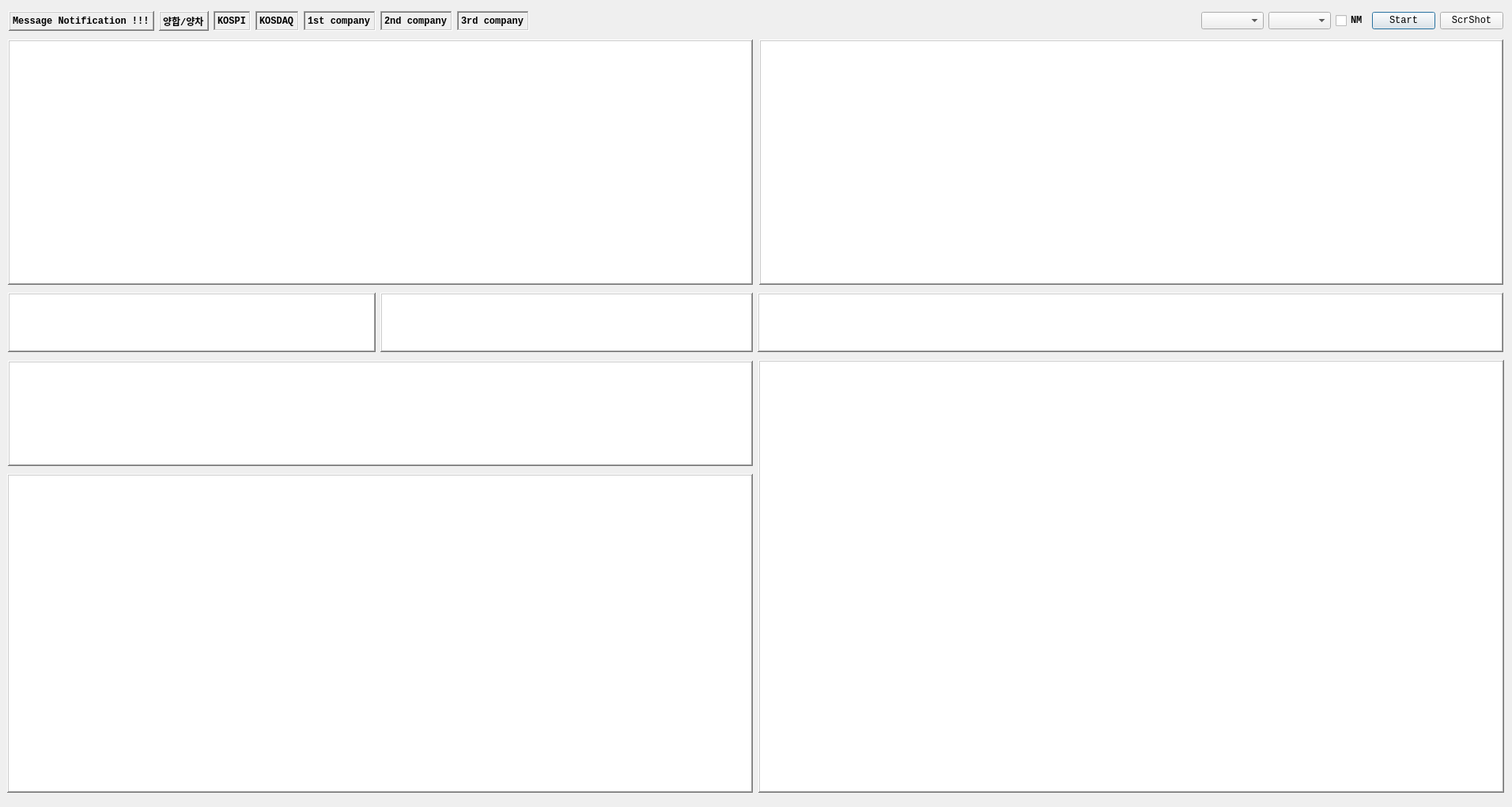
<?xml version="1.0" encoding="UTF-8"?>
<ui version="4.0">
 <class>Dialog</class>
 <widget class="QDialog" name="Dialog">
  <property name="geometry">
   <rect>
    <x>0</x>
    <y>0</y>
    <width>1912</width>
    <height>1020</height>
   </rect>
  </property>
  <property name="font">
   <font>
    <family>Consolas</family>
    <pointsize>9</pointsize>
    <weight>75</weight>
    <bold>true</bold>
   </font>
  </property>
  <property name="windowTitle">
   <string>당월물 선물옵션 전광판</string>
  </property>
  <widget class="QWidget" name="layoutWidget">
   <property name="geometry">
    <rect>
     <x>11</x>
     <y>14</y>
     <width>1890</width>
     <height>25</height>
    </rect>
   </property>
   <layout class="QHBoxLayout" name="horizontalLayout">
    <item>
     <widget class="QLabel" name="label_msg">
      <property name="font">
       <font>
        <weight>75</weight>
        <italic>false</italic>
        <bold>true</bold>
       </font>
      </property>
      <property name="frameShape">
       <enum>QFrame::WinPanel</enum>
      </property>
      <property name="frameShadow">
       <enum>QFrame::Raised</enum>
      </property>
      <property name="text">
       <string>Message Notification !!!</string>
      </property>
     </widget>
    </item>
    <item>
     <widget class="QLabel" name="label_atm">
      <property name="frameShape">
       <enum>QFrame::WinPanel</enum>
      </property>
      <property name="frameShadow">
       <enum>QFrame::Raised</enum>
      </property>
      <property name="text">
       <string>양합/양차</string>
      </property>
     </widget>
    </item>
    <item>
     <widget class="QLabel" name="label_kospi">
      <property name="font">
       <font>
        <family>Consolas</family>
        <weight>75</weight>
        <italic>false</italic>
        <bold>true</bold>
       </font>
      </property>
      <property name="frameShape">
       <enum>QFrame::WinPanel</enum>
      </property>
      <property name="frameShadow">
       <enum>QFrame::Sunken</enum>
      </property>
      <property name="text">
       <string>KOSPI</string>
      </property>
     </widget>
    </item>
    <item>
     <widget class="QLabel" name="label_kosdaq">
      <property name="font">
       <font>
        <family>Consolas</family>
        <weight>75</weight>
        <italic>false</italic>
        <bold>true</bold>
       </font>
      </property>
      <property name="frameShape">
       <enum>QFrame::WinPanel</enum>
      </property>
      <property name="frameShadow">
       <enum>QFrame::Sunken</enum>
      </property>
      <property name="text">
       <string>KOSDAQ</string>
      </property>
     </widget>
    </item>
    <item>
     <widget class="QLabel" name="label_1st_co">
      <property name="font">
       <font>
        <family>Consolas</family>
        <weight>75</weight>
        <italic>false</italic>
        <bold>true</bold>
       </font>
      </property>
      <property name="frameShape">
       <enum>QFrame::WinPanel</enum>
      </property>
      <property name="frameShadow">
       <enum>QFrame::Sunken</enum>
      </property>
      <property name="text">
       <string>1st company</string>
      </property>
      <property name="margin">
       <number>0</number>
      </property>
     </widget>
    </item>
    <item>
     <widget class="QLabel" name="label_2nd_co">
      <property name="font">
       <font>
        <family>Consolas</family>
        <weight>75</weight>
        <italic>false</italic>
        <bold>true</bold>
       </font>
      </property>
      <property name="frameShape">
       <enum>QFrame::WinPanel</enum>
      </property>
      <property name="frameShadow">
       <enum>QFrame::Sunken</enum>
      </property>
      <property name="text">
       <string>2nd company</string>
      </property>
     </widget>
    </item>
    <item>
     <widget class="QLabel" name="label_3rd_co">
      <property name="font">
       <font>
        <family>Consolas</family>
        <weight>75</weight>
        <italic>false</italic>
        <bold>true</bold>
       </font>
      </property>
      <property name="frameShape">
       <enum>QFrame::WinPanel</enum>
      </property>
      <property name="frameShadow">
       <enum>QFrame::Sunken</enum>
      </property>
      <property name="text">
       <string>3rd company</string>
      </property>
     </widget>
    </item>
    <item>
     <spacer name="horizontalSpacer">
      <property name="orientation">
       <enum>Qt::Horizontal</enum>
      </property>
      <property name="sizeHint" stdset="0">
       <size>
        <width>40</width>
        <height>20</height>
       </size>
      </property>
     </spacer>
    </item>
    <item>
     <widget class="QComboBox" name="comboBox1">
      <property name="focusPolicy">
       <enum>Qt::NoFocus</enum>
      </property>
     </widget>
    </item>
    <item>
     <widget class="QComboBox" name="comboBox2">
      <property name="focusPolicy">
       <enum>Qt::NoFocus</enum>
      </property>
     </widget>
    </item>
    <item>
     <widget class="QCheckBox" name="checkBox_next_month">
      <property name="font">
       <font>
        <family>Consolas</family>
        <weight>75</weight>
        <bold>true</bold>
       </font>
      </property>
      <property name="focusPolicy">
       <enum>Qt::NoFocus</enum>
      </property>
      <property name="text">
       <string>NM</string>
      </property>
     </widget>
    </item>
    <item>
     <widget class="QPushButton" name="pushButton_add">
      <property name="maximumSize">
       <size>
        <width>100</width>
        <height>16777215</height>
       </size>
      </property>
      <property name="font">
       <font>
        <family>Consolas</family>
        <weight>50</weight>
        <bold>false</bold>
       </font>
      </property>
      <property name="text">
       <string>Start</string>
      </property>
     </widget>
    </item>
    <item>
     <widget class="QPushButton" name="pushButton_remove">
      <property name="maximumSize">
       <size>
        <width>100</width>
        <height>16777215</height>
       </size>
      </property>
      <property name="font">
       <font>
        <family>Consolas</family>
        <weight>50</weight>
        <bold>false</bold>
       </font>
      </property>
      <property name="focusPolicy">
       <enum>Qt::NoFocus</enum>
      </property>
      <property name="text">
       <string> ScrShot </string>
      </property>
     </widget>
    </item>
   </layout>
  </widget>
  <widget class="QWidget" name="layoutWidget">
   <property name="geometry">
    <rect>
     <x>10</x>
     <y>370</y>
     <width>1891</width>
     <height>75</height>
    </rect>
   </property>
   <layout class="QHBoxLayout" name="horizontalLayout_3" stretch="987,1000,2000">
    <item>
     <widget class="QTextBrowser" name="textBrowser">
      <property name="font">
       <font>
        <family>Consolas</family>
        <weight>75</weight>
        <bold>true</bold>
       </font>
      </property>
      <property name="focusPolicy">
       <enum>Qt::StrongFocus</enum>
      </property>
      <property name="frameShape">
       <enum>QFrame::WinPanel</enum>
      </property>
      <property name="frameShadow">
       <enum>QFrame::Raised</enum>
      </property>
     </widget>
    </item>
    <item>
     <widget class="QTableWidget" name="tableWidget_supply">
      <property name="font">
       <font>
        <family>Consolas</family>
       </font>
      </property>
      <property name="focusPolicy">
       <enum>Qt::NoFocus</enum>
      </property>
      <property name="frameShape">
       <enum>QFrame::WinPanel</enum>
      </property>
      <property name="frameShadow">
       <enum>QFrame::Raised</enum>
      </property>
     </widget>
    </item>
    <item>
     <widget class="QTableWidget" name="tableWidget_quote">
      <property name="font">
       <font>
        <family>Consolas</family>
        <weight>50</weight>
        <bold>false</bold>
       </font>
      </property>
      <property name="focusPolicy">
       <enum>Qt::NoFocus</enum>
      </property>
      <property name="frameShape">
       <enum>QFrame::WinPanel</enum>
      </property>
      <property name="frameShadow">
       <enum>QFrame::Raised</enum>
      </property>
     </widget>
    </item>
   </layout>
  </widget>
  <widget class="QWidget" name="layoutWidget">
   <property name="geometry">
    <rect>
     <x>10</x>
     <y>50</y>
     <width>1891</width>
     <height>310</height>
    </rect>
   </property>
   <layout class="QHBoxLayout" name="horizontalLayout_2">
    <property name="spacing">
     <number>8</number>
    </property>
    <item>
     <widget class="QTableWidget" name="tableWidget_call">
      <property name="font">
       <font>
        <family>Consolas</family>
        <weight>50</weight>
        <bold>false</bold>
       </font>
      </property>
      <property name="focusPolicy">
       <enum>Qt::NoFocus</enum>
      </property>
      <property name="frameShape">
       <enum>QFrame::WinPanel</enum>
      </property>
      <property name="frameShadow">
       <enum>QFrame::Raised</enum>
      </property>
      <property name="lineWidth">
       <number>1</number>
      </property>
     </widget>
    </item>
    <item>
     <widget class="QTableWidget" name="tableWidget_put">
      <property name="font">
       <font>
        <family>Consolas</family>
        <weight>50</weight>
        <bold>false</bold>
       </font>
      </property>
      <property name="focusPolicy">
       <enum>Qt::NoFocus</enum>
      </property>
      <property name="frameShape">
       <enum>QFrame::WinPanel</enum>
      </property>
      <property name="frameShadow">
       <enum>QFrame::Raised</enum>
      </property>
      <property name="lineWidth">
       <number>1</number>
      </property>
     </widget>
    </item>
   </layout>
  </widget>
  <widget class="PlotWidget" name="Plot_Opt">
   <property name="geometry">
    <rect>
     <x>959</x>
     <y>455</y>
     <width>943</width>
     <height>547</height>
    </rect>
   </property>
   <property name="font">
    <font>
     <family>Consolas</family>
     <weight>75</weight>
     <italic>true</italic>
     <bold>true</bold>
    </font>
   </property>
   <property name="focusPolicy">
    <enum>Qt::NoFocus</enum>
   </property>
   <property name="frameShape">
    <enum>QFrame::WinPanel</enum>
   </property>
   <property name="frameShadow">
    <enum>QFrame::Raised</enum>
   </property>
  </widget>
  <widget class="QTableWidget" name="tableWidget_fut">
   <property name="geometry">
    <rect>
     <x>10</x>
     <y>456</y>
     <width>942</width>
     <height>133</height>
    </rect>
   </property>
   <property name="font">
    <font>
     <family>Consolas</family>
     <weight>50</weight>
     <bold>false</bold>
    </font>
   </property>
   <property name="focusPolicy">
    <enum>Qt::NoFocus</enum>
   </property>
   <property name="frameShape">
    <enum>QFrame::WinPanel</enum>
   </property>
   <property name="frameShadow">
    <enum>QFrame::Raised</enum>
   </property>
  </widget>
  <widget class="PlotWidget" name="Plot_Fut">
   <property name="geometry">
    <rect>
     <x>9</x>
     <y>599</y>
     <width>943</width>
     <height>403</height>
    </rect>
   </property>
   <property name="font">
    <font>
     <family>Consolas</family>
     <weight>75</weight>
     <italic>true</italic>
     <bold>true</bold>
    </font>
   </property>
   <property name="focusPolicy">
    <enum>Qt::NoFocus</enum>
   </property>
   <property name="frameShape">
    <enum>QFrame::WinPanel</enum>
   </property>
   <property name="frameShadow">
    <enum>QFrame::Raised</enum>
   </property>
  </widget>
 </widget>
 <customwidgets>
  <customwidget>
   <class>PlotWidget</class>
   <extends>QGraphicsView</extends>
   <header>pyqtgraph</header>
  </customwidget>
 </customwidgets>
 <resources/>
 <connections>
  <connection>
   <sender>pushButton_add</sender>
   <signal>clicked()</signal>
   <receiver>Dialog</receiver>
   <slot>AddCode()</slot>
   <hints>
    <hint type="sourcelabel">
     <x>457</x>
     <y>20</y>
    </hint>
    <hint type="destinationlabel">
     <x>458</x>
     <y>-8</y>
    </hint>
   </hints>
  </connection>
  <connection>
   <sender>pushButton_remove</sender>
   <signal>clicked()</signal>
   <receiver>Dialog</receiver>
   <slot>RemoveCode()</slot>
   <hints>
    <hint type="sourcelabel">
     <x>496</x>
     <y>20</y>
    </hint>
    <hint type="destinationlabel">
     <x>461</x>
     <y>-22</y>
    </hint>
   </hints>
  </connection>
 </connections>
 <slots>
  <slot>AddCode()</slot>
  <slot>RemoveCode()</slot>
 </slots>
</ui>
